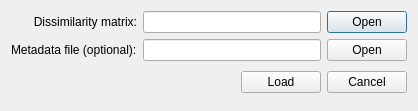
<?xml version="1.0" encoding="UTF-8"?>
<ui version="4.0">
 <class>OpenDissimilarityMatrixDlg</class>
 <widget class="QDialog" name="OpenDissimilarityMatrixDlg">
  <property name="geometry">
   <rect>
    <x>0</x>
    <y>0</y>
    <width>418</width>
    <height>111</height>
   </rect>
  </property>
  <property name="windowTitle">
   <string>Open dissimilarity matrix</string>
  </property>
  <layout class="QVBoxLayout" name="verticalLayout">
   <item>
    <layout class="QGridLayout" name="gridLayout">
     <item row="0" column="0">
      <widget class="QLabel" name="label">
       <property name="text">
        <string>Dissimilarity matrix:</string>
       </property>
       <property name="alignment">
        <set>Qt::AlignRight|Qt::AlignTrailing|Qt::AlignVCenter</set>
       </property>
      </widget>
     </item>
     <item row="0" column="1">
      <widget class="QLineEdit" name="txtDissimilarityMatrix">
       <property name="toolTip">
        <string>Matrix indicating dissimilarity between sequences</string>
       </property>
      </widget>
     </item>
     <item row="0" column="2">
      <widget class="QPushButton" name="btnOpenDissimilarityMatrix">
       <property name="text">
        <string>Open</string>
       </property>
      </widget>
     </item>
     <item row="1" column="0">
      <widget class="QLabel" name="label_2">
       <property name="text">
        <string>Metadata file (optional):</string>
       </property>
      </widget>
     </item>
     <item row="1" column="1">
      <widget class="QLineEdit" name="txtMetadataFile">
       <property name="toolTip">
        <string>Indicates metadata for each sample site</string>
       </property>
      </widget>
     </item>
     <item row="1" column="2">
      <widget class="QPushButton" name="btnOpenMetadataFile">
       <property name="text">
        <string>Open</string>
       </property>
      </widget>
     </item>
    </layout>
   </item>
   <item>
    <layout class="QHBoxLayout" name="_2">
     <property name="spacing">
      <number>6</number>
     </property>
     <property name="margin">
      <number>0</number>
     </property>
     <item>
      <spacer>
       <property name="orientation">
        <enum>Qt::Horizontal</enum>
       </property>
       <property name="sizeHint" stdset="0">
        <size>
         <width>131</width>
         <height>31</height>
        </size>
       </property>
      </spacer>
     </item>
     <item>
      <widget class="QPushButton" name="btnLoadData">
       <property name="text">
        <string>Load</string>
       </property>
      </widget>
     </item>
     <item>
      <widget class="QPushButton" name="btnCancel">
       <property name="text">
        <string>Cancel</string>
       </property>
      </widget>
     </item>
    </layout>
   </item>
  </layout>
 </widget>
 <resources/>
 <connections>
  <connection>
   <sender>btnLoadData</sender>
   <signal>clicked()</signal>
   <receiver>OpenDissimilarityMatrixDlg</receiver>
   <slot>accept()</slot>
   <hints>
    <hint type="sourcelabel">
     <x>271</x>
     <y>114</y>
    </hint>
    <hint type="destinationlabel">
     <x>199</x>
     <y>69</y>
    </hint>
   </hints>
  </connection>
  <connection>
   <sender>btnCancel</sender>
   <signal>clicked()</signal>
   <receiver>OpenDissimilarityMatrixDlg</receiver>
   <slot>reject()</slot>
   <hints>
    <hint type="sourcelabel">
     <x>352</x>
     <y>114</y>
    </hint>
    <hint type="destinationlabel">
     <x>199</x>
     <y>69</y>
    </hint>
   </hints>
  </connection>
 </connections>
</ui>
